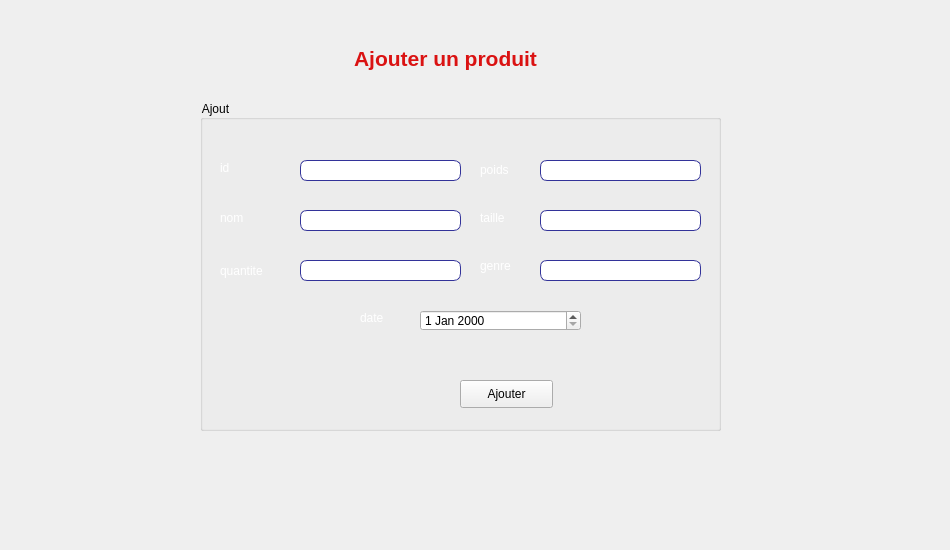
    <widget class="QWidget" name="tab">
     <attribute name="title">
      <string>Ajouter un produit</string>
     </attribute>
     <widget class="QGroupBox" name="groupBox">
      <property name="geometry">
       <rect>
        <x>200</x>
        <y>100</y>
        <width>521</width>
        <height>331</height>
       </rect>
      </property>
      <property name="styleSheet">
       <string notr="true">color: rgb(0, 0, 0);
font: 75 11pt &quot;MS Shell Dlg 2&quot;;</string>
      </property>
      <property name="title">
       <string>Ajout</string>
      </property>
      <widget class="QLabel" name="label">
       <property name="geometry">
        <rect>
         <x>20</x>
         <y>60</y>
         <width>56</width>
         <height>16</height>
        </rect>
       </property>
       <property name="styleSheet">
        <string notr="true">color:rgb(255, 255, 255);
background-color:rgba(0, 0, 0, 0.0);
font: 11pt &quot;MS Shell Dlg 2&quot;;</string>
       </property>
       <property name="text">
        <string>id </string>
       </property>
      </widget>
      <widget class="QLabel" name="label_2">
       <property name="geometry">
        <rect>
         <x>20</x>
         <y>110</y>
         <width>56</width>
         <height>16</height>
        </rect>
       </property>
       <property name="styleSheet">
        <string notr="true">color:rgb(255, 255, 255);
background-color:rgba(117, 190, 218, 0.0);
font: 11pt &quot;MS Shell Dlg 2&quot;;</string>
       </property>
       <property name="text">
        <string>nom </string>
       </property>
      </widget>
      <widget class="QPushButton" name="pushButton">
       <property name="geometry">
        <rect>
         <x>260</x>
         <y>280</y>
         <width>93</width>
         <height>28</height>
        </rect>
       </property>
       <property name="styleSheet">
        <string notr="true">color: rgb(0,0, 0);</string>
       </property>
       <property name="text">
        <string>Ajouter</string>
       </property>
      </widget>
      <widget class="QLineEdit" name="le_id">
       <property name="geometry">
        <rect>
         <x>100</x>
         <y>60</y>
         <width>161</width>
         <height>21</height>
        </rect>
       </property>
       <property name="styleSheet">
        <string notr="true">background-color:rgb(255, 255, 255);
border-width: 1px;
border-color: #339;
border-style: solid;
border-radius: 7;
</string>
       </property>
       <property name="text">
        <string/>
       </property>
      </widget>
      <widget class="QLineEdit" name="le_nom">
       <property name="geometry">
        <rect>
         <x>100</x>
         <y>110</y>
         <width>161</width>
         <height>21</height>
        </rect>
       </property>
       <property name="styleSheet">
        <string notr="true">background-color:rgb(255, 255, 255);
border-width: 1px;
border-color: #339;
border-style: solid;
border-radius: 7;

</string>
       </property>
       <property name="text">
        <string/>
       </property>
      </widget>
      <widget class="QLabel" name="label_3">
       <property name="geometry">
        <rect>
         <x>20</x>
         <y>160</y>
         <width>71</width>
         <height>21</height>
        </rect>
       </property>
       <property name="styleSheet">
        <string notr="true">color:rgb(255, 255, 255);
background-color:rgba(117, 190, 218, 0.0);
font: 11pt &quot;MS Shell Dlg 2&quot;;</string>
       </property>
       <property name="text">
        <string>quantite</string>
       </property>
      </widget>
      <widget class="QLineEdit" name="la_qte">
       <property name="geometry">
        <rect>
         <x>100</x>
         <y>160</y>
         <width>161</width>
         <height>21</height>
        </rect>
       </property>
       <property name="styleSheet">
        <string notr="true">background-color:rgb(255, 255, 255);
border-width: 1px;
border-color: #339;
border-style: solid;
border-radius: 7;
</string>
       </property>
      </widget>
      <widget class="QLabel" name="label_6">
       <property name="geometry">
        <rect>
         <x>280</x>
         <y>60</y>
         <width>61</width>
         <height>20</height>
        </rect>
       </property>
       <property name="styleSheet">
        <string notr="true">color:rgb(255, 255, 255);
background-color:rgba(117, 190, 218, 0.0);
font: 11pt &quot;MS Shell Dlg 2&quot;;</string>
       </property>
       <property name="text">
        <string>poids</string>
       </property>
      </widget>
      <widget class="QLabel" name="label_7">
       <property name="geometry">
        <rect>
         <x>280</x>
         <y>110</y>
         <width>56</width>
         <height>16</height>
        </rect>
       </property>
       <property name="styleSheet">
        <string notr="true">color:rgb(255, 255, 255);
background-color:rgba(117, 190, 218, 0.0);
font: 11pt &quot;MS Shell Dlg 2&quot;;</string>
       </property>
       <property name="text">
        <string>taille</string>
       </property>
      </widget>
      <widget class="QLabel" name="label_8">
       <property name="geometry">
        <rect>
         <x>280</x>
         <y>150</y>
         <width>56</width>
         <height>31</height>
        </rect>
       </property>
       <property name="styleSheet">
        <string notr="true">color:rgb(255, 255, 255);
background-color:rgba(117, 190, 218, 0.0);
font: 11pt &quot;MS Shell Dlg 2&quot;;</string>
       </property>
       <property name="text">
        <string>genre</string>
       </property>
      </widget>
      <widget class="QLineEdit" name="le_poids">
       <property name="geometry">
        <rect>
         <x>340</x>
         <y>60</y>
         <width>161</width>
         <height>21</height>
        </rect>
       </property>
       <property name="styleSheet">
        <string notr="true">background-color:rgb(255, 255, 255);
border-width: 1px;
border-color: #339;
border-style: solid;
border-radius: 7;
</string>
       </property>
      </widget>
      <widget class="QLineEdit" name="la_taille">
       <property name="geometry">
        <rect>
         <x>340</x>
         <y>110</y>
         <width>161</width>
         <height>21</height>
        </rect>
       </property>
       <property name="styleSheet">
        <string notr="true">background-color:rgb(255, 255, 255);
border-width: 1px;
border-color: #339;
border-style: solid;
border-radius: 7;
</string>
       </property>
      </widget>
      <widget class="QLineEdit" name="le_genre">
       <property name="geometry">
        <rect>
         <x>340</x>
         <y>160</y>
         <width>161</width>
         <height>21</height>
        </rect>
       </property>
       <property name="styleSheet">
        <string notr="true">background-color:rgb(255, 255, 255);
border-width: 1px;
border-color: #339;
border-style: solid;
border-radius: 7;
</string>
       </property>
      </widget>
      <widget class="QLabel" name="label_9">
       <property name="geometry">
        <rect>
         <x>160</x>
         <y>210</y>
         <width>56</width>
         <height>16</height>
        </rect>
       </property>
       <property name="styleSheet">
        <string notr="true">color:rgb(255, 255, 255);
background-color:rgba(117, 190, 218, 0.0);
font: 11pt &quot;MS Shell Dlg 2&quot;;</string>
       </property>
       <property name="text">
        <string>date</string>
       </property>
      </widget>
      <widget class="QDateEdit" name="la_date">
       <property name="geometry">
        <rect>
         <x>220</x>
         <y>210</y>
         <width>161</width>
         <height>21</height>
        </rect>
       </property>
       <property name="styleSheet">
        <string notr="true">color: rgb(0,0, 0);
font: 8pt &quot;Arial&quot;;</string>
       </property>
      </widget>
      <widget class="QLabel" name="label_20">
       <property name="geometry">
        <rect>
         <x>400</x>
         <y>20</y>
         <width>91</width>
         <height>41</height>
        </rect>
       </property>
       <property name="autoFillBackground">
        <bool>false</bool>
       </property>
       <property name="styleSheet">
        <string notr="true">color: rgb(11, 11, 11);</string>
       </property>
       <property name="text">
        <string/>
       </property>
       <property name="pixmap">
        <pixmap>../../log.png</pixmap>
       </property>
       <property name="scaledContents">
        <bool>true</bool>
       </property>
      </widget>
     </widget>
     <widget class="QLabel" name="label_15">
      <property name="geometry">
       <rect>
        <x>290</x>
        <y>30</y>
        <width>311</width>
        <height>41</height>
       </rect>
      </property>
      <property name="font">
       <font>
        <pointsize>16</pointsize>
        <weight>75</weight>
        <bold>true</bold>
        <underline>false</underline>
       </font>
      </property>
      <property name="styleSheet">
       <string notr="true">color:rgb(218, 18, 18);
background-color: rgba(117, 190, 218, 0.0);</string>
      </property>
      <property name="frameShape">
       <enum>QFrame::NoFrame</enum>
      </property>
      <property name="text">
       <string>Ajouter un produit</string>
      </property>
      <property name="alignment">
       <set>Qt::AlignBottom|Qt::AlignHCenter</set>
      </property>
     </widget>
     <widget class="QLabel" name="label_25">
      <property name="geometry">
       <rect>
        <x>-10</x>
        <y>-40</y>
        <width>941</width>
        <height>541</height>
       </rect>
      </property>
      <property name="text">
       <string/>
      </property>
      <property name="pixmap">
       <pixmap>../../Downloads/Employe/Employe/istockphoto-587220352-170667a.jpg</pixmap>
      </property>
      <property name="scaledContents">
       <bool>true</bool>
      </property>
     </widget>
     <zorder>label_25</zorder>
     <zorder>groupBox</zorder>
     <zorder>label_15</zorder>
    </widget>
